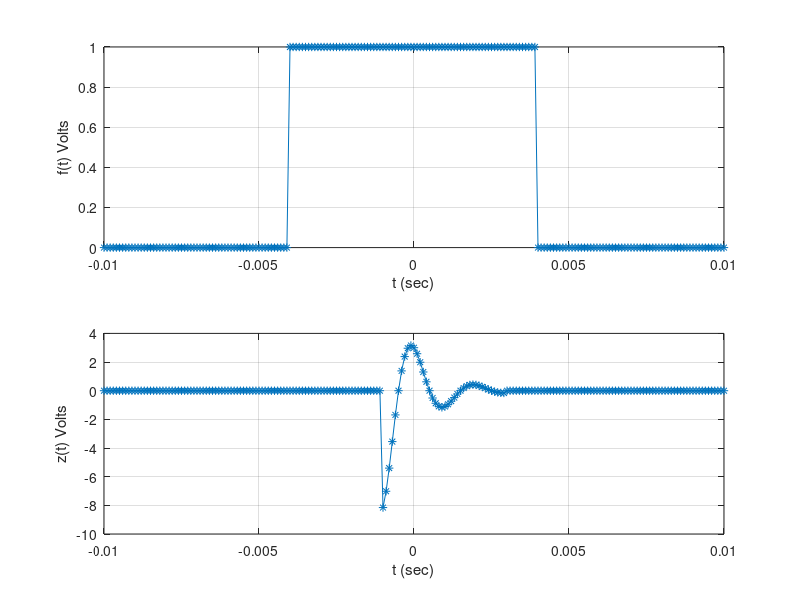

The MATLAB source for this figure:
% fileName: MatlabExample_1.m
% last modified by Carlos Benavides
% 9/1/2018

% objective:
% z(t) = 3cos(1000*pi*t)*e^(-1000t)[u(t+0.001)-u(t-0.003)]

% clear the screen 
clc;
clear all;
format compact

%define the unit step function:
u = @(t) 1.0 .* (t >= 0)
t = (-10:0.1:10) * 0.001

% init figure
figure;
% set up to put two plots in one window
subplot(2,1,1)

plot(t,u(t+0.004) - u(t-0.004), '-*')
% activate grid
grid on; 

% Axis labels
xlabel('t (sec)');
ylabel('f(t) Volts');

% definte function z(t)
z = 3.*cos(1000*pi*t).*exp(-1000*t).* ( u(t + 0.001) - u(t-0.003) );
subplot(2,1,2)
plot(t,z,'-*')

% activate grid
grid on;

% Axis
xlabel('t (sec)')
ylabel('z(t) Volts')